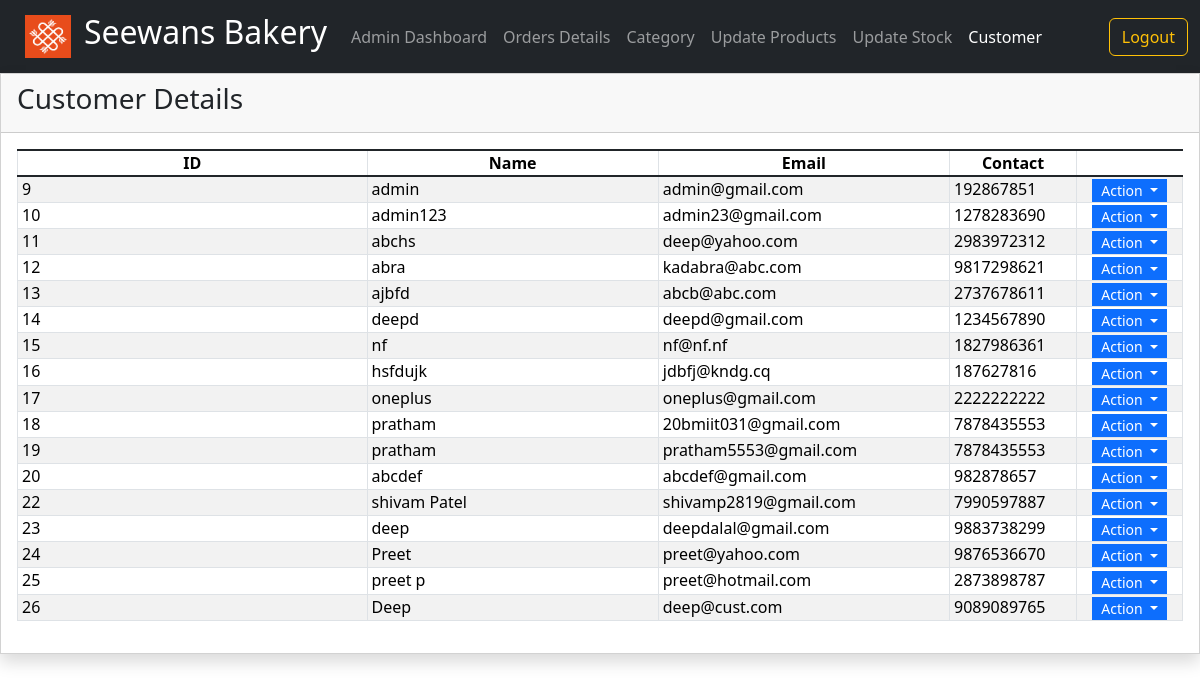
Before: /customer.php (signed in) with the older database file.
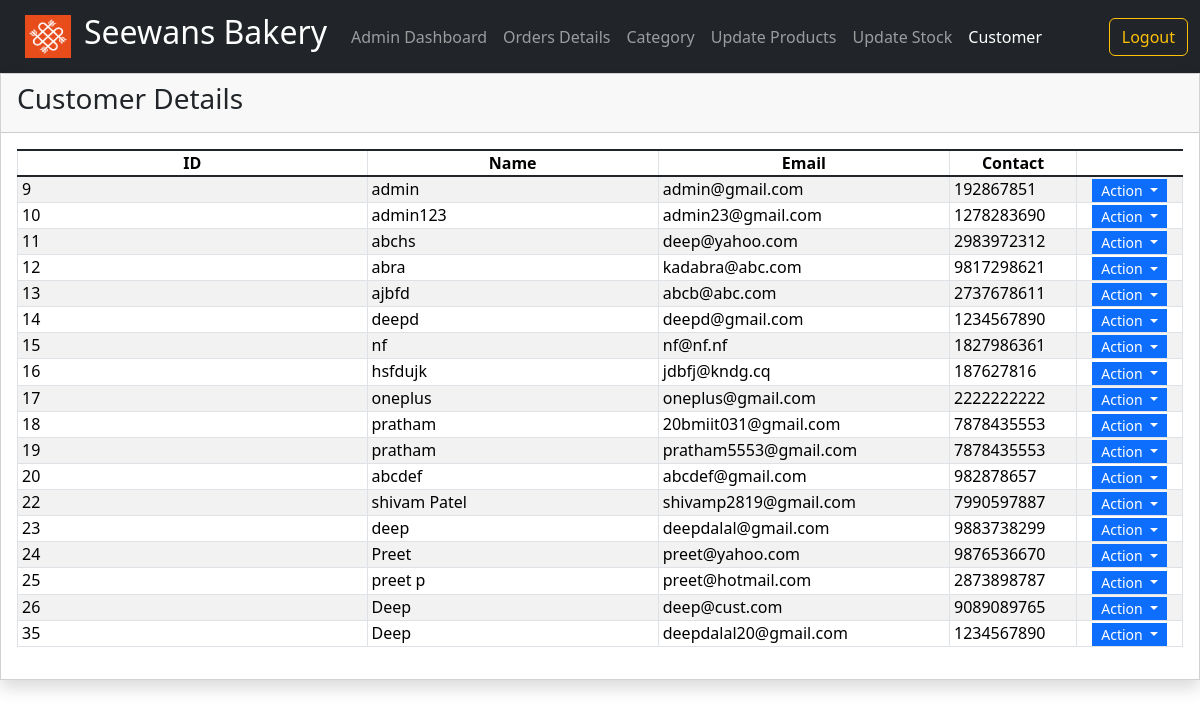
After: the same page with the newer database file.
### tables this page shows
CREATE TABLE `tbluser` (
  `id` int(11) NOT NULL,
  `name` varchar(50) NOT NULL,
  `email` varchar(256) NOT NULL,
  `password` varchar(256) NOT NULL,
  `contact` bigint(10) NOT NULL,
  `otp` int(11) NOT NULL,
  `date` datetime NOT NULL DEFAULT current_timestamp()
);

### customer.php (the view, shortened to what this page needs)
<?php
    include 'dbcon.php';
?>
<!doctype html>
<html lang="en">
  <head>
    <link href="https://cdn.jsdelivr.net/npm/bootstrap@5.1.3/dist/css/bootstrap.min.css" rel="stylesheet">
    <link rel="stylesheet" href="staff.css">
    <link rel="stylesheet" href="./Font-Awesome-master/css/all.min.css">
    <link rel="stylesheet" href="./css/bootstrap.min.css">
    <link rel="stylesheet" href="./select2/css/select2.min.css">
  </head>
  <body>
<nav class="navbar navbar-expand-lg navbar-dark bg-dark">
        <div class="container-fluid">
        <a href="admin.php"> <img class="btn"  src="seewans.png" alt="" width="72" height="57"> </a>
          <a class="navbar-brand" href="admin.php"><h2>Seewans Bakery</h2></a>
          <div class="collapse navbar-collapse" id="navbarSupportedContent">
            <ul class="navbar-nav me-auto mb-2 mb-lg-0">
              <li class="nav-item">
                <a class="nav-link" href="admin.php">Admin Dashboard</a>
              </li>
              <li class="nav-item">
                <a class="nav-link" href="orders.php">Orders Details</a>
              </li>
              <li class="nav-item">
                <a class="nav-link" href="category.php"> Category</a>
              </li>
              <li class="nav-item">
                <a class="nav-link" href="edproduct.php"> Update Products</a>
              </li>
              <li class="nav-item">
                <a class="nav-link" href="stock.php"> Update Stock</a>
              </li>
              <li class="nav-item">
                <a class="nav-link active" aria-current="page" href="#">Customer</a>
              </li>
            </ul>
            <a href="logout.php"><button class="btn btn-outline-warning" type="submit">Logout</button></a>
          </div>
        </div>
</nav>
<div class="card rounded-0 shadow">
    <div class="card-header d-flex justify-content-between">
        <h3 class="card-title">Customer Details</h3>
    </div>
    <div class="card-body">
        <table class="table table-hover table-striped table-bordered">
            <colgroup>
                <col width="30%">
                <col width="25%">
                <col width="25%">
            </colgroup>
            <thead>
                <tr>
                    <th class="text-center p-0">ID</th>
                    <th class="text-center p-0">Name</th>
                    <th class="text-center p-0">Email</th>
                    <th class="text-center p-0">Contact</th>
                </tr>
            </thead>
            <tbody>
            <?php
              $sql = "SELECT * FROM tbluser";
              $data = mysqli_query($conn, $sql);
              while($row = mysqli_fetch_assoc($data)):
            ?>
                <tr>
                    <td class="py-0 px-1"><?php echo $row['id']; ?></td>
                    <td class="py-0 px-1"><?php echo $row['name']; ?></td>
                    <td class="py-0 px-1"><?php echo $row['email']; ?></td>
                    <td class="py-0 px-1"><?php echo $row['contact']; ?></td>
                    <th class="text-center py-0 px-1">
                        <div class="btn-group" role="group">
                            <button id="btnGroupDrop1" type="button" class="btn btn-primary dropdown-toggle btn-sm rounded-0 py-0" data-bs-toggle="dropdown" aria-expanded="false">
                            Action
                            </button>
                        </div>
                    </th>
                </tr>
                <?php endwhile; ?>
            </tbody>
        </table>
    </div>
</div>
</body>
</html>

Changed rows visible on the page:
added tbluser: id "35", name "Deep", email "deepdalal20@gmail.com", contact "1234567890"
